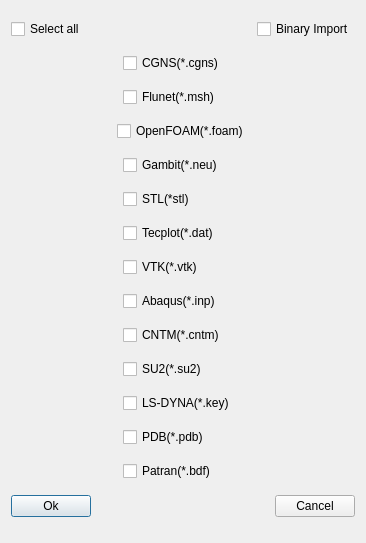
<?xml version="1.0" encoding="UTF-8"?>
<ui version="4.0">
 <class>ParaImportMeshSetup</class>
 <widget class="QDialog" name="ParaImportMeshSetup">
  <property name="geometry">
   <rect>
    <x>0</x>
    <y>0</y>
    <width>366</width>
    <height>543</height>
   </rect>
  </property>
  <property name="windowTitle">
   <string>Import mesh setup</string>
  </property>
  <layout class="QVBoxLayout" name="verticalLayout">
   <item>
    <layout class="QHBoxLayout" name="horizontalLayout_8">
     <item>
      <widget class="QCheckBox" name="chk_selectall">
       <property name="text">
        <string>Select all</string>
       </property>
      </widget>
     </item>
     <item>
      <spacer name="horizontalSpacer_13">
       <property name="orientation">
        <enum>Qt::Horizontal</enum>
       </property>
       <property name="sizeHint" stdset="0">
        <size>
         <width>40</width>
         <height>20</height>
        </size>
       </property>
      </spacer>
     </item>
     <item>
      <widget class="QCheckBox" name="chk_binImport">
       <property name="text">
        <string>Binary Import</string>
       </property>
      </widget>
     </item>
    </layout>
   </item>
   <item>
    <layout class="QHBoxLayout" name="horizontalLayout">
     <item>
      <spacer name="horizontalSpacer">
       <property name="orientation">
        <enum>Qt::Horizontal</enum>
       </property>
       <property name="sizeHint" stdset="0">
        <size>
         <width>40</width>
         <height>20</height>
        </size>
       </property>
      </spacer>
     </item>
     <item>
      <widget class="QCheckBox" name="chk_cgns">
       <property name="minimumSize">
        <size>
         <width>120</width>
         <height>0</height>
        </size>
       </property>
       <property name="text">
        <string>CGNS(*.cgns)</string>
       </property>
      </widget>
     </item>
     <item>
      <spacer name="horizontalSpacer_2">
       <property name="orientation">
        <enum>Qt::Horizontal</enum>
       </property>
       <property name="sizeHint" stdset="0">
        <size>
         <width>40</width>
         <height>20</height>
        </size>
       </property>
      </spacer>
     </item>
    </layout>
   </item>
   <item>
    <layout class="QHBoxLayout" name="horizontalLayout_13">
     <item>
      <spacer name="horizontalSpacer_22">
       <property name="orientation">
        <enum>Qt::Horizontal</enum>
       </property>
       <property name="sizeHint" stdset="0">
        <size>
         <width>40</width>
         <height>20</height>
        </size>
       </property>
      </spacer>
     </item>
     <item>
      <widget class="QCheckBox" name="chk_flunet">
       <property name="minimumSize">
        <size>
         <width>120</width>
         <height>0</height>
        </size>
       </property>
       <property name="text">
        <string>Flunet(*.msh)</string>
       </property>
      </widget>
     </item>
     <item>
      <spacer name="horizontalSpacer_23">
       <property name="orientation">
        <enum>Qt::Horizontal</enum>
       </property>
       <property name="sizeHint" stdset="0">
        <size>
         <width>40</width>
         <height>20</height>
        </size>
       </property>
      </spacer>
     </item>
    </layout>
   </item>
   <item>
    <layout class="QHBoxLayout" name="horizontalLayout_15">
     <item>
      <spacer name="horizontalSpacer_27">
       <property name="orientation">
        <enum>Qt::Horizontal</enum>
       </property>
       <property name="sizeHint" stdset="0">
        <size>
         <width>40</width>
         <height>20</height>
        </size>
       </property>
      </spacer>
     </item>
     <item>
      <widget class="QCheckBox" name="chk_openfoam">
       <property name="minimumSize">
        <size>
         <width>120</width>
         <height>0</height>
        </size>
       </property>
       <property name="text">
        <string>OpenFOAM(*.foam)</string>
       </property>
      </widget>
     </item>
     <item>
      <spacer name="horizontalSpacer_28">
       <property name="orientation">
        <enum>Qt::Horizontal</enum>
       </property>
       <property name="sizeHint" stdset="0">
        <size>
         <width>40</width>
         <height>20</height>
        </size>
       </property>
      </spacer>
     </item>
    </layout>
   </item>
   <item>
    <layout class="QHBoxLayout" name="horizontalLayout_11">
     <item>
      <spacer name="horizontalSpacer_18">
       <property name="orientation">
        <enum>Qt::Horizontal</enum>
       </property>
       <property name="sizeHint" stdset="0">
        <size>
         <width>40</width>
         <height>20</height>
        </size>
       </property>
      </spacer>
     </item>
     <item>
      <widget class="QCheckBox" name="chk_gambit">
       <property name="minimumSize">
        <size>
         <width>120</width>
         <height>0</height>
        </size>
       </property>
       <property name="text">
        <string>Gambit(*.neu)</string>
       </property>
      </widget>
     </item>
     <item>
      <spacer name="horizontalSpacer_19">
       <property name="orientation">
        <enum>Qt::Horizontal</enum>
       </property>
       <property name="sizeHint" stdset="0">
        <size>
         <width>40</width>
         <height>20</height>
        </size>
       </property>
      </spacer>
     </item>
    </layout>
   </item>
   <item>
    <layout class="QHBoxLayout" name="horizontalLayout_12">
     <item>
      <spacer name="horizontalSpacer_20">
       <property name="orientation">
        <enum>Qt::Horizontal</enum>
       </property>
       <property name="sizeHint" stdset="0">
        <size>
         <width>40</width>
         <height>20</height>
        </size>
       </property>
      </spacer>
     </item>
     <item>
      <widget class="QCheckBox" name="chk_stl">
       <property name="minimumSize">
        <size>
         <width>120</width>
         <height>0</height>
        </size>
       </property>
       <property name="text">
        <string>STL(*stl)</string>
       </property>
      </widget>
     </item>
     <item>
      <spacer name="horizontalSpacer_21">
       <property name="orientation">
        <enum>Qt::Horizontal</enum>
       </property>
       <property name="sizeHint" stdset="0">
        <size>
         <width>40</width>
         <height>20</height>
        </size>
       </property>
      </spacer>
     </item>
    </layout>
   </item>
   <item>
    <layout class="QHBoxLayout" name="horizontalLayout_10">
     <item>
      <spacer name="horizontalSpacer_16">
       <property name="orientation">
        <enum>Qt::Horizontal</enum>
       </property>
       <property name="sizeHint" stdset="0">
        <size>
         <width>40</width>
         <height>20</height>
        </size>
       </property>
      </spacer>
     </item>
     <item>
      <widget class="QCheckBox" name="chk_tecplot">
       <property name="minimumSize">
        <size>
         <width>120</width>
         <height>0</height>
        </size>
       </property>
       <property name="text">
        <string>Tecplot(*.dat)</string>
       </property>
      </widget>
     </item>
     <item>
      <spacer name="horizontalSpacer_17">
       <property name="orientation">
        <enum>Qt::Horizontal</enum>
       </property>
       <property name="sizeHint" stdset="0">
        <size>
         <width>40</width>
         <height>20</height>
        </size>
       </property>
      </spacer>
     </item>
    </layout>
   </item>
   <item>
    <layout class="QHBoxLayout" name="horizontalLayout_9">
     <item>
      <spacer name="horizontalSpacer_14">
       <property name="orientation">
        <enum>Qt::Horizontal</enum>
       </property>
       <property name="sizeHint" stdset="0">
        <size>
         <width>40</width>
         <height>20</height>
        </size>
       </property>
      </spacer>
     </item>
     <item>
      <widget class="QCheckBox" name="chk_vtk">
       <property name="minimumSize">
        <size>
         <width>120</width>
         <height>0</height>
        </size>
       </property>
       <property name="text">
        <string>VTK(*.vtk)</string>
       </property>
      </widget>
     </item>
     <item>
      <spacer name="horizontalSpacer_15">
       <property name="orientation">
        <enum>Qt::Horizontal</enum>
       </property>
       <property name="sizeHint" stdset="0">
        <size>
         <width>40</width>
         <height>20</height>
        </size>
       </property>
      </spacer>
     </item>
    </layout>
   </item>
   <item>
    <layout class="QHBoxLayout" name="horizontalLayout_2">
     <item>
      <spacer name="horizontalSpacer_3">
       <property name="orientation">
        <enum>Qt::Horizontal</enum>
       </property>
       <property name="sizeHint" stdset="0">
        <size>
         <width>40</width>
         <height>20</height>
        </size>
       </property>
      </spacer>
     </item>
     <item>
      <widget class="QCheckBox" name="chk_inp">
       <property name="minimumSize">
        <size>
         <width>120</width>
         <height>0</height>
        </size>
       </property>
       <property name="text">
        <string>Abaqus(*.inp)</string>
       </property>
      </widget>
     </item>
     <item>
      <spacer name="horizontalSpacer_4">
       <property name="orientation">
        <enum>Qt::Horizontal</enum>
       </property>
       <property name="sizeHint" stdset="0">
        <size>
         <width>40</width>
         <height>20</height>
        </size>
       </property>
      </spacer>
     </item>
    </layout>
   </item>
   <item>
    <layout class="QHBoxLayout" name="horizontalLayout_3">
     <item>
      <spacer name="horizontalSpacer_5">
       <property name="orientation">
        <enum>Qt::Horizontal</enum>
       </property>
       <property name="sizeHint" stdset="0">
        <size>
         <width>40</width>
         <height>20</height>
        </size>
       </property>
      </spacer>
     </item>
     <item>
      <widget class="QCheckBox" name="chk_cntm">
       <property name="minimumSize">
        <size>
         <width>120</width>
         <height>0</height>
        </size>
       </property>
       <property name="text">
        <string>CNTM(*.cntm)</string>
       </property>
      </widget>
     </item>
     <item>
      <spacer name="horizontalSpacer_6">
       <property name="orientation">
        <enum>Qt::Horizontal</enum>
       </property>
       <property name="sizeHint" stdset="0">
        <size>
         <width>40</width>
         <height>20</height>
        </size>
       </property>
      </spacer>
     </item>
    </layout>
   </item>
   <item>
    <layout class="QGridLayout" name="gridLayout">
     <item row="0" column="1">
      <widget class="QCheckBox" name="chk_su2">
       <property name="minimumSize">
        <size>
         <width>120</width>
         <height>0</height>
        </size>
       </property>
       <property name="text">
        <string>SU2(*.su2)</string>
       </property>
      </widget>
     </item>
     <item row="0" column="2">
      <spacer name="horizontalSpacer_10">
       <property name="orientation">
        <enum>Qt::Horizontal</enum>
       </property>
       <property name="sizeHint" stdset="0">
        <size>
         <width>40</width>
         <height>20</height>
        </size>
       </property>
      </spacer>
     </item>
     <item row="0" column="0">
      <spacer name="horizontalSpacer_9">
       <property name="orientation">
        <enum>Qt::Horizontal</enum>
       </property>
       <property name="sizeHint" stdset="0">
        <size>
         <width>40</width>
         <height>20</height>
        </size>
       </property>
      </spacer>
     </item>
    </layout>
   </item>
   <item>
    <layout class="QGridLayout" name="gridLayout_2">
     <item row="0" column="1">
      <widget class="QCheckBox" name="chk_key">
       <property name="minimumSize">
        <size>
         <width>120</width>
         <height>0</height>
        </size>
       </property>
       <property name="text">
        <string>LS-DYNA(*.key)</string>
       </property>
      </widget>
     </item>
     <item row="0" column="2">
      <spacer name="horizontalSpacer_11">
       <property name="orientation">
        <enum>Qt::Horizontal</enum>
       </property>
       <property name="sizeHint" stdset="0">
        <size>
         <width>40</width>
         <height>20</height>
        </size>
       </property>
      </spacer>
     </item>
     <item row="0" column="0">
      <spacer name="horizontalSpacer_12">
       <property name="orientation">
        <enum>Qt::Horizontal</enum>
       </property>
       <property name="sizeHint" stdset="0">
        <size>
         <width>40</width>
         <height>20</height>
        </size>
       </property>
      </spacer>
     </item>
    </layout>
   </item>
   <item>
    <layout class="QHBoxLayout" name="horizontalLayout_4">
     <item>
      <spacer name="horizontalSpacer_7">
       <property name="orientation">
        <enum>Qt::Horizontal</enum>
       </property>
       <property name="sizeHint" stdset="0">
        <size>
         <width>40</width>
         <height>20</height>
        </size>
       </property>
      </spacer>
     </item>
     <item>
      <widget class="QCheckBox" name="chk_pdb">
       <property name="minimumSize">
        <size>
         <width>120</width>
         <height>0</height>
        </size>
       </property>
       <property name="text">
        <string>PDB(*.pdb)</string>
       </property>
      </widget>
     </item>
     <item>
      <spacer name="horizontalSpacer_8">
       <property name="orientation">
        <enum>Qt::Horizontal</enum>
       </property>
       <property name="sizeHint" stdset="0">
        <size>
         <width>40</width>
         <height>20</height>
        </size>
       </property>
      </spacer>
     </item>
    </layout>
   </item>
   <item>
    <layout class="QHBoxLayout" name="horizontalLayout_5">
     <item>
      <spacer name="horizontalSpacer_25">
       <property name="orientation">
        <enum>Qt::Horizontal</enum>
       </property>
       <property name="sizeHint" stdset="0">
        <size>
         <width>40</width>
         <height>20</height>
        </size>
       </property>
      </spacer>
     </item>
     <item>
      <widget class="QCheckBox" name="chk_bdf">
       <property name="minimumSize">
        <size>
         <width>120</width>
         <height>0</height>
        </size>
       </property>
       <property name="text">
        <string>Patran(*.bdf)</string>
       </property>
      </widget>
     </item>
     <item>
      <spacer name="horizontalSpacer_26">
       <property name="orientation">
        <enum>Qt::Horizontal</enum>
       </property>
       <property name="sizeHint" stdset="0">
        <size>
         <width>40</width>
         <height>20</height>
        </size>
       </property>
      </spacer>
     </item>
    </layout>
   </item>
   <item>
    <layout class="QHBoxLayout" name="horizontalLayout_14">
     <item>
      <widget class="QPushButton" name="btnOk">
       <property name="text">
        <string>Ok</string>
       </property>
      </widget>
     </item>
     <item>
      <spacer name="horizontalSpacer_24">
       <property name="orientation">
        <enum>Qt::Horizontal</enum>
       </property>
       <property name="sizeHint" stdset="0">
        <size>
         <width>40</width>
         <height>20</height>
        </size>
       </property>
      </spacer>
     </item>
     <item>
      <widget class="QPushButton" name="btnCancel">
       <property name="text">
        <string>Cancel</string>
       </property>
      </widget>
     </item>
    </layout>
   </item>
  </layout>
 </widget>
 <resources/>
 <connections/>
</ui>
